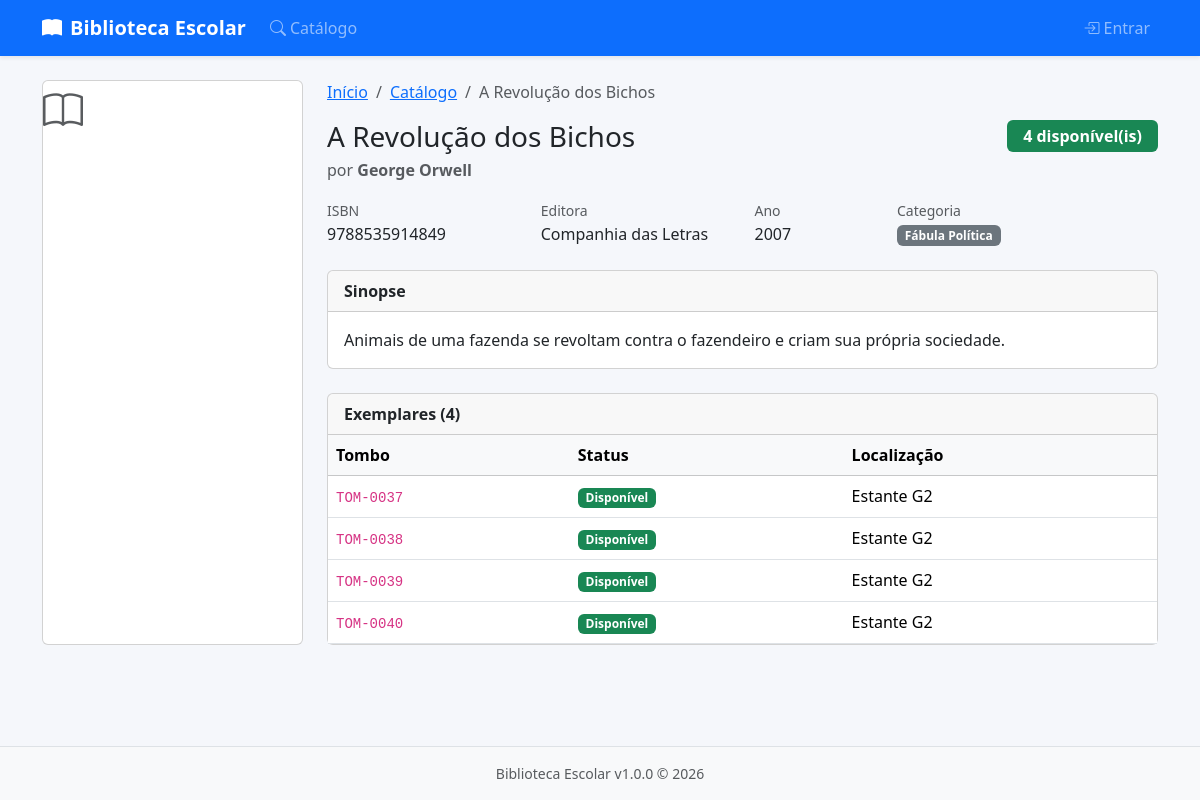
/public/livro.php?id=14, run on the app's committed database.
### tables this page shows
CREATE TABLE IF NOT EXISTS `obras` (
    `id` INT UNSIGNED NOT NULL AUTO_INCREMENT,
    `titulo` VARCHAR(200) NOT NULL,
    `autor` VARCHAR(150) NOT NULL,
    `isbn` VARCHAR(20) DEFAULT NULL,
    `editora` VARCHAR(100) DEFAULT NULL,
    `ano` YEAR DEFAULT NULL,
    `categoria` VARCHAR(80) DEFAULT NULL,
    `sinopse` TEXT DEFAULT NULL,
    `capa` VARCHAR(255) DEFAULT NULL,
    `criado_em` TIMESTAMP NOT NULL DEFAULT CURRENT_TIMESTAMP,
    `atualizado_em` TIMESTAMP NOT NULL DEFAULT CURRENT_TIMESTAMP ON UPDATE CURRENT_TIMESTAMP,
    PRIMARY KEY (`id`),
    KEY `idx_titulo` (`titulo`),
    KEY `idx_autor` (`autor`),
    KEY `idx_categoria` (`categoria`),
    KEY `idx_isbn` (`isbn`)
);

CREATE TABLE IF NOT EXISTS `exemplares` (
    `id` INT UNSIGNED NOT NULL AUTO_INCREMENT,
    `obra_id` INT UNSIGNED NOT NULL,
    `tombo` VARCHAR(30) NOT NULL,
    `status` ENUM('disponivel','emprestado','reservado','manutencao') NOT NULL DEFAULT 'disponivel',
    `localizacao` VARCHAR(80) DEFAULT NULL,
    `observacoes` TEXT DEFAULT NULL,
    `criado_em` TIMESTAMP NOT NULL DEFAULT CURRENT_TIMESTAMP,
    `atualizado_em` TIMESTAMP NOT NULL DEFAULT CURRENT_TIMESTAMP ON UPDATE CURRENT_TIMESTAMP,
    PRIMARY KEY (`id`),
    UNIQUE KEY `uk_tombo` (`tombo`),
    KEY `idx_obra_status` (`obra_id`, `status`),
    CONSTRAINT `fk_exemplar_obra` FOREIGN KEY (`obra_id`) REFERENCES `obras` (`id`) ON DELETE CASCADE
);

### app/helpers/view.php (called while the page is built, shortened)
<?php
function view(string $arquivo, array $dados = []): void {
    extract($dados);
    require VIEWS_PATH . "/{$arquivo}.php";
    require VIEWS_PATH . '/layout.php';
}

### public/livro.php (called while the page is built, shortened)
<?php
$id = (int)($_GET['id'] ?? 0);
$obra = buscar_obra_por_id($id);
$reserva_ativa = null;
$na_fila = false;
$posicao_fila = null;
$emprestimo_ativo = null;
view('livro', [
    'titulo' => $obra['titulo'],
    'obra' => $obra,
    'reserva_ativa' => $reserva_ativa,
    'na_fila' => $na_fila,
    'posicao_fila' => $posicao_fila,
    'emprestimo_ativo' => $emprestimo_ativo,
]);

### views/livro.php (the view, shortened to what this page needs)
<?php
$obra = $obra ?? [];
?>
<div class="row">
    <div class="col-md-3 mb-4">
        <div class="card book-card h-100">
            <div class="book-cover-large">
                <?php if ($obra['capa']): ?>
                    <img src="/biblioteca/uploads/capas/<?= e($obra['capa']) ?>" alt="<?= e($obra['titulo']) ?>" class="img-fluid">
                <?php else: ?>
                    <i class="bi bi-book fs-1 text-muted"></i>
                <?php endif; ?>
            </div>
        </div>
    </div>
    <div class="col-md-9">
        <nav aria-label="breadcrumb" class="mb-3">
            <ol class="breadcrumb">
                <li class="breadcrumb-item"><a href="<?= url('index.php') ?>">Início</a></li>
                <li class="breadcrumb-item"><a href="<?= url('catalogo.php') ?>">Catálogo</a></li>
                <li class="breadcrumb-item active"><?= e($obra['titulo']) ?></li>
            </ol>
        </nav>
        <div class="d-flex justify-content-between align-items-start mb-3 flex-wrap gap-2">
            <div>
                <h1 class="h3 mb-1"><?= e($obra['titulo']) ?></h1>
                <p class="text-muted mb-0">por <strong><?= e($obra['autor']) ?></strong></p>
            </div>
            <div class="d-flex gap-2">
                <?php if ($obra['disponiveis'] > 0): ?>
                    <span class="badge bg-success fs-6 px-3 py-2"><?= (int)$obra['disponiveis'] ?> disponível(is)</span>
                <?php else: ?>
                    <span class="badge bg-danger fs-6 px-3 py-2">Indisponível</span>
                <?php endif; ?>
            </div>
        </div>
        <div class="row mb-4">
            <?php if ($obra['isbn']): ?>
                <div class="col-md-3"><small class="text-muted">ISBN</small><br><?= e($obra['isbn']) ?></div>
            <?php endif; ?>
            <?php if ($obra['editora']): ?>
                <div class="col-md-3"><small class="text-muted">Editora</small><br><?= e($obra['editora']) ?></div>
            <?php endif; ?>
            <?php if ($obra['ano']): ?>
                <div class="col-md-2"><small class="text-muted">Ano</small><br><?= e($obra['ano']) ?></div>
            <?php endif; ?>
            <?php if ($obra['categoria']): ?>
                <div class="col-md-4"><small class="text-muted">Categoria</small><br>
                    <a href="<?= url('catalogo.php') ?>?categoria=<?= urlencode($obra['categoria']) ?>" class="text-decoration-none">
                        <span class="badge bg-secondary"><?= e($obra['categoria']) ?></span>
                    </a>
                </div>
            <?php endif; ?>
        </div>
        <?php if ($obra['sinopse']): ?>
            <div class="card mb-4">
                <div class="card-header"><strong>Sinopse</strong></div>
                <div class="card-body"><?= nl2br(e($obra['sinopse'])) ?></div>
            </div>
        <?php endif; ?>
        <?php if (!empty($obra['exemplares'])): ?>
            <div class="card mb-4">
                <div class="card-header d-flex justify-content-between align-items-center">
                    <strong>Exemplares (<?= count($obra['exemplares']) ?>)</strong>
                </div>
                <div class="card-body p-0">
                    <div class="table-responsive">
                        <table class="table table-hover mb-0">
                            <thead class="table-light">
                                <tr>
                                    <th>Tombo</th>
                                    <th>Status</th>
                                    <th>Localização</th>
                                </tr>
                            </thead>
                            <tbody>
                                <?php foreach ($obra['exemplares'] as $ex): ?>
                                    <tr>
                                        <td><code><?= e($ex['tombo']) ?></code></td>
                                        <td><?= status_badge($ex['status']) ?></td>
                                        <td><?= e($ex['localizacao'] ?? '-') ?></td>
                                    </tr>
                                <?php endforeach; ?>
                            </tbody>
                        </table>
                    </div>
                </div>
            </div>
        <?php endif; ?>
    </div>
</div>

### app/helpers/functions.php (shortened to what this page needs)
<?php
function e(string $value): string {
    return htmlspecialchars($value, ENT_QUOTES, 'UTF-8');
}
function url(string $caminho = ''): string {
    $base = rtrim(APP_URL, '/');
    return $base . '/' . ltrim($caminho, '/');
}
function status_badge(string $status): string {
    $classes = [
        'disponivel' => 'bg-success',
        'emprestado' => 'bg-danger',
        'reservado' => 'bg-warning text-dark',
        'manutencao' => 'bg-secondary',
        'pendente' => 'bg-info',
        'confirmada' => 'bg-primary',
        'na_fila' => 'bg-warning text-dark',
        'expirada' => 'bg-secondary',
        'cancelada' => 'bg-dark',
        'atendida' => 'bg-success',
    ];
    $labels = [
        'disponivel' => 'Disponível',
        'emprestado' => 'Emprestado',
        'reservado' => 'Reservado',
        'manutencao' => 'Manutenção',
        'pendente' => 'Pendente',
        'confirmada' => 'Confirmada',
        'na_fila' => 'Na fila',
        'expirada' => 'Expirada',
        'cancelada' => 'Cancelada',
        'atendida' => 'Atendida',
    ];
    $class = $classes[$status] ?? 'bg-secondary';
    $label = $labels[$status] ?? ucfirst($status);
    return "<span class=\"badge $class\">$label</span>";
}
function buscar_obra_por_id(int $id): ?array {
    $db = db();
    $stmt = $db->prepare("
        SELECT o.*,
            COUNT(e.id) as total_exemplares,
            SUM(e.status = 'disponivel') as disponiveis,
            SUM(e.status = 'emprestado') as emprestados,
            SUM(e.status = 'reservado') as reservados,
            SUM(e.status = 'manutencao') as manutencao
        FROM obras o
        LEFT JOIN exemplares e ON e.obra_id = o.id
        WHERE o.id = ?
        GROUP BY o.id
    ");
    $stmt->execute([$id]);
    $obra = $stmt->fetch();
    $stmt = $db->prepare("SELECT * FROM exemplares WHERE obra_id = ? ORDER BY tombo");
    $stmt->execute([$id]);
    $obra['exemplares'] = $stmt->fetchAll();
    return $obra;
}

### public/assets/css/style.css (style rules this page uses)
:root { --be-primary: #0d6efd; --be-bg: #f5f7fb; }
body { background-color: var(--be-bg); min-height: 100vh; display: flex; flex-direction: column; }
.table th { white-space: nowrap; }
.table td { vertical-align: middle; }
.badge { font-size: .75rem; font-weight: 600; }

### data on the page
obras: titulo "A Revolução dos Bichos", autor "George Orwell", isbn "9788535914849", editora "Companhia das Letras", ano "2007", categoria "Fábula Política", sinopse "Animais de uma fazenda se revoltam contra o fazendeiro e criam sua própria sociedade."
exemplares: tombo "TOM-0037", status "Disponível", localizacao "Estante G2"
exemplares: tombo "TOM-0038", status "Disponível", localizacao "Estante G2"
exemplares: tombo "TOM-0039", status "Disponível", localizacao "Estante G2"
exemplares: tombo "TOM-0040", status "Disponível", localizacao "Estante G2"

### other printed values
APP_NAME "Biblioteca Escolar"
$obra['disponiveis'] "4"
count($obra['exemplares']) "4"
APP_VERSION "1.0.0"
